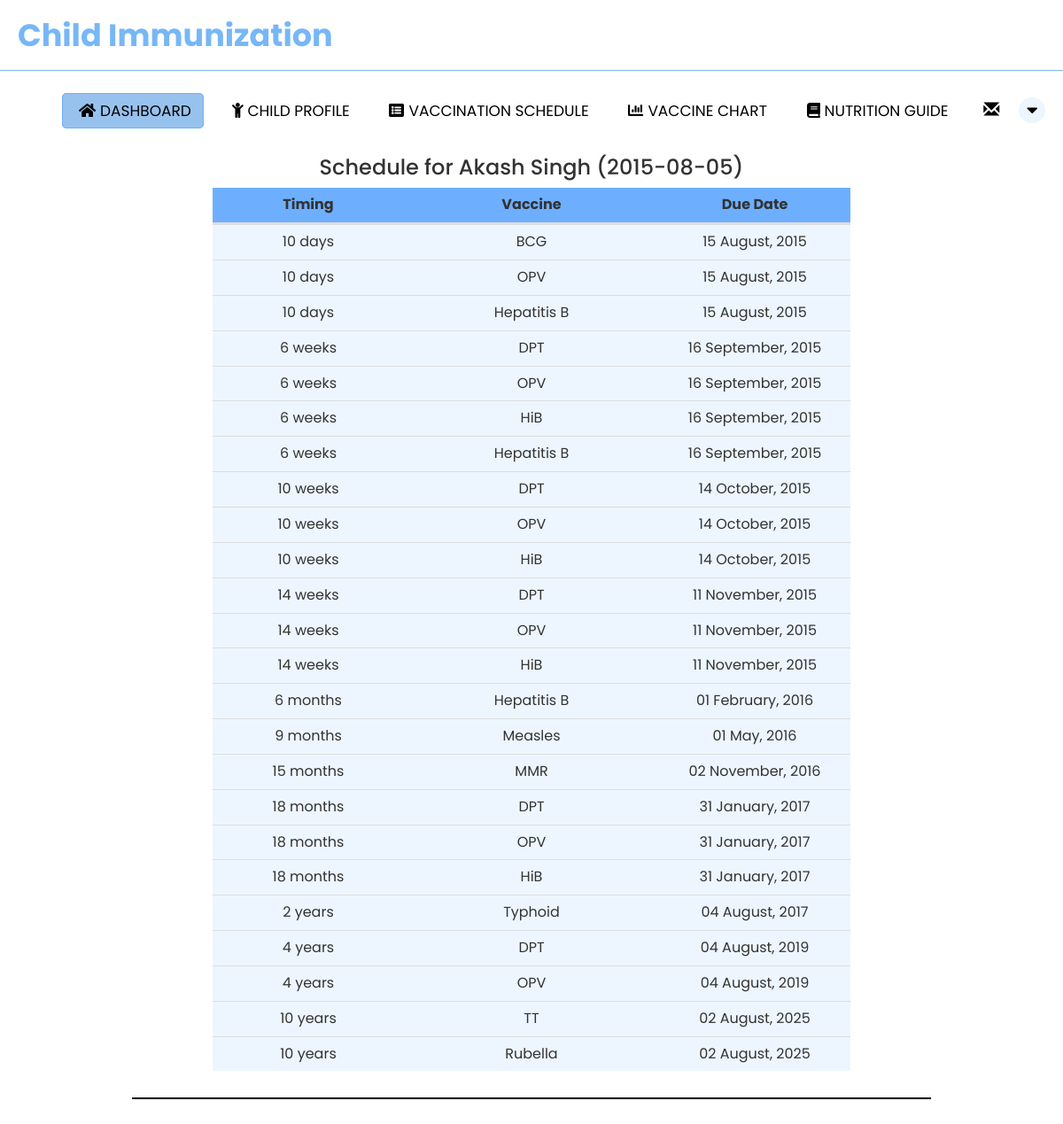
Page /parent_vaccine_schedule.php (signed in) on the earlier database version.
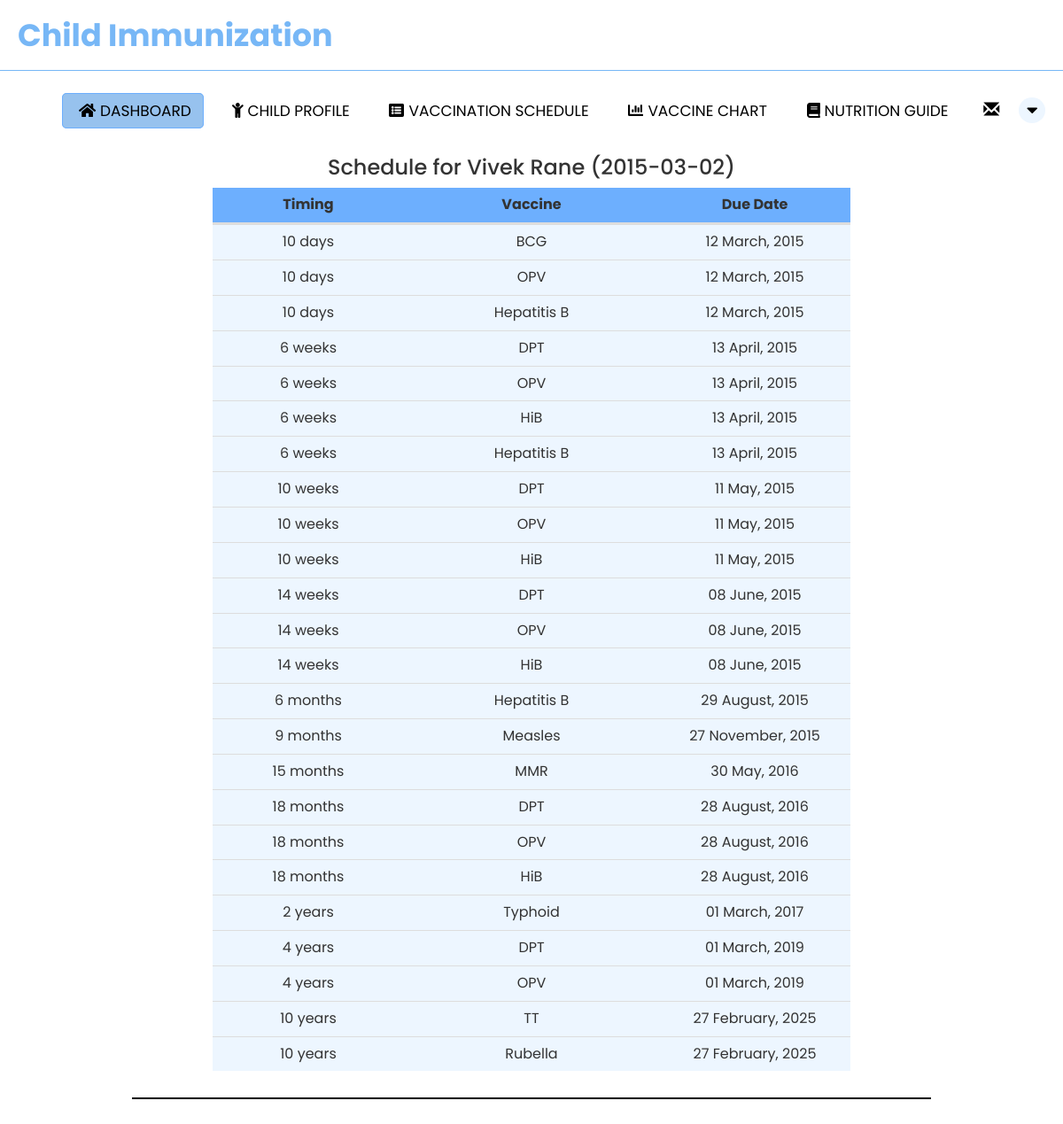
Same page on the later database version.
### tables this page shows
CREATE TABLE `child_tbl` (
  `child_id` int(11) NOT NULL,
  `parent_id` int(11) NOT NULL,
  `firstname` varchar(50) NOT NULL,
  `lastname` varchar(50) NOT NULL,
  `middlename` varchar(50) NOT NULL,
  `dateofbirth` date NOT NULL,
  `placeofbirth` varchar(100) NOT NULL,
  `address` varchar(50) NOT NULL,
  `fathername` varchar(50) NOT NULL,
  `mothername` varchar(50) NOT NULL,
  `birthheight` int(11) NOT NULL,
  `birthweight` int(11) NOT NULL,
  `sex` varchar(50) NOT NULL
);

CREATE TABLE `vaccine_schedule` (
  `vaccine_id` int(10) NOT NULL,
  `vaccine_name` varchar(20) NOT NULL,
  `min_age` int(10) NOT NULL
);

### PHP/functions.php (called while the page is built, shortened)
<?php
function check_login($con)
{
    if (isset($_SESSION['parent_id'])) {
        $parent_id = $_SESSION['parent_id'];
        $query = "SELECT * FROM parent_tbl where parent_id = '$parent_id' limit 1";
        $result = mysqli_query($con, $query);
        if ($result && mysqli_num_rows($result) > 0) {
            $user_data = mysqli_fetch_assoc($result);
            return $user_data;
        }
    }
}

### parent_vaccine_schedule.php (the view, shortened to what this page needs)
<?php
include "PHP/connection.php";
include "PHP/functions.php";
$user_data = check_login($con);
$parent_id = $user_data['parent_id'];
?>
<!DOCTYPE html>
<html lang="en">
<head>
    <link rel="stylesheet" href="CSS/parent_vaccine_schedule.css">
    <link rel="stylesheet" href="https://cdnjs.cloudflare.com/ajax/libs/font-awesome/4.7.0/css/font-awesome.min.css">
  <link rel="stylesheet" href="https://maxcdn.bootstrapcdn.com/bootstrap/3.3.6/css/bootstrap.min.css" />
</head>
<body>
    <nav>
        <label class="logo">Child Immunization</label>
        <ul>
          <li><a href="parent_index.php" class="active"><i class="fas fa-home" id="icon"></i>Dashboard</a></li>
          <li><a href="parent_child.php"><i class="fas fa-child"  id="icon"></i>Child Profile</a></li>
          <li><a href="parent_vaccine_schedule.php"><i class="fas fa-list-alt"  id="icon"></i>Vaccination Schedule</a></li>
          <li><a href="parent_chart.php"><i class="fa fa-chart-bar"  id="icon"></i>Vaccine Chart</a></li>
          <li><a href="parent_guide.php"><i class="fas fa-book"  id="icon"></i>Nutrition Guide</a></li>
      <li class="dropdown">
       <a href="#" class="dropdown-toggle" data-toggle="dropdown"><span class="label label-pill label-danger count" style="border-radius:10px;"></span> <span class="glyphicon glyphicon-envelope" style="font-size:18px;"></span></a>
      </li>
          <div class="dropdown">
            <button class="dropbtn"><i class="fa fa-caret-down"></i></button>
          </div>
        </ul>
      </nav>
      <br>
      <br>
      <?php
      $sql = "SELECT * FROM child_tbl where parent_id='$parent_id'";
      $stmt = $con->prepare($sql);
      $stmt->execute();
      $result = $stmt->get_result();
      while ($row = $result->fetch_assoc()) {
          $childFN = $row['firstname'];
          $childLN = $row['lastname'];
          $dob = $row['dateofbirth'];
          echo "<center><h3>Schedule for " . $childFN . " " . $childLN . " (" . $dob . ")</h3></center>";
          ?>
        <center><table class="table" style="width: 60%; margin-bottom: 30px; border-collapse: separate; font-size: 16px">
      <thead style="line-height: 40px">
                <th style="width: 30%; text-align: center;">Timing</th>
                <th style="width: 40%; text-align: center;">Vaccine</th>
                <th style="width: 30%; text-align: center;">Due Date</th>
      </thead>
      <tbody>
           <tbody>
                <?php
                $sql_v = "SELECT * FROM vaccine_schedule";
                $stmt_v = $con->prepare($sql_v);
                $stmt_v->execute();
                $result_v = $stmt_v->get_result();
                while ($row = $result_v->fetch_assoc()) {
                    $vaccinename = $row['vaccine_name'];
                    $minage = $row['min_age'];
                    $min_age = "";
                    $ignore = true;
                    $total_time = $minage;
                    $years = $total_time / 365;
                    $years = floor($years);
                    $months = ($total_time % 365) / 30;
                    $months = floor($months);
                    $days = ($total_time % 365) % 30;
                    if ($years > 0) {
                        if ($months > 0) {
                            $min_age = $years * 12 + $months . " months ";
                        } else {
                            $min_age = $years . " years ";
                        }
                        $ignore = false;
                    }
                    if ($months > 0 && $ignore) {
                        if ($days > 7 && $days < 30) {
                            $min_age = $months * 30 + $days;
                            $weeks = $min_age / 7;
                            $min_age = $weeks . " weeks ";
                            $ignore = false;
                        } elseif ($days < 30) {
                            $min_age = $min_age . $months . " months ";
                        }
                    }
                    if ($days > 0 && $ignore) {
                        $min_age = $min_age . $days . " days";
                    }
                    $vaccinedate = new DateTime($dob);
                    $vaccinedate->add(new DateInterval('P' . $minage . 'D'));
                    ?>
                  <tr>
                    <td><?php echo $min_age; ?></td>
                    <td><?php echo $vaccinename; ?></td>
                    <td><?php echo $vaccinedate->format('d F, Y'); ?></td>
                  </tr>
                  <?php
                }
                ?>
          </tbody>
        </table></center>
        <center><hr style="border: 0.5px solid black; width: 75%;"></center><br>
        <?php
      }
      ?>
  </body>
</html>

Differences in the rows shown:
removed child_tbl: firstname "Akash", lastname "Singh", dateofbirth "2015-08-05", dateofbirth "15 August, 2015", dateofbirth "16 September, 2015", dateofbirth "14 October, 2015", dateofbirth "11 November, 2015", dateofbirth "01 February, 2016", dateofbirth "01 May, 2016", dateofbirth "02 November, 2016", dateofbirth "31 January, 2017", dateofbirth "04 August, 2017", dateofbirth "04 August, 2019", dateofbirth "02 August, 2025", vaccine_schedule (min_age "10 days", vaccine_name "BCG"), vaccine_schedule (min_age "10 days", vaccine_name "OPV"), vaccine_schedule (min_age "10 days", vaccine_name "Hepatitis B"), vaccine_schedule (min_age "6 weeks", vaccine_name "DPT"), vaccine_schedule (min_age "6 weeks", vaccine_name "OPV"), vaccine_schedule (min_age "6 weeks", vaccine_name "HiB"), vaccine_schedule (min_age "6 weeks", vaccine_name "Hepatitis B"), vaccine_schedule (min_age "10 weeks", vaccine_name "DPT"), vaccine_schedule (min_age "10 weeks", vaccine_name "OPV"), vaccine_schedule (min_age "10 weeks", vaccine_name "HiB"), vaccine_schedule (min_age "14 weeks", vaccine_name "DPT"), vaccine_schedule (min_age "14 weeks", vaccine_name "OPV"), vaccine_schedule (min_age "14 weeks", vaccine_name "HiB"), vaccine_schedule (min_age "6 months", vaccine_name "Hepatitis B"), vaccine_schedule (min_age "9 months", vaccine_name "Measles"), vaccine_schedule (min_age "15 months", vaccine_name "MMR"), vaccine_schedule (min_age "18 months", vaccine_name "DPT"), vaccine_schedule (min_age "18 months", vaccine_name "OPV"), vaccine_schedule (min_age "18 months", vaccine_name "HiB"), vaccine_schedule (min_age "2 years", vaccine_name "Typhoid"), vaccine_schedule (min_age "4 years", vaccine_name "DPT"), vaccine_schedule (min_age "4 years", vaccine_name "OPV"), vaccine_schedule (min_age "10 years", vaccine_name "TT"), vaccine_schedule (min_age "10 years", vaccine_name "Rubella")
added child_tbl: firstname "Vivek", lastname "Rane", dateofbirth "2015-03-02", dateofbirth "12 March, 2015", dateofbirth "13 April, 2015", dateofbirth "11 May, 2015", dateofbirth "08 June, 2015", dateofbirth "29 August, 2015", dateofbirth "27 November, 2015", dateofbirth "30 May, 2016", dateofbirth "28 August, 2016", dateofbirth "01 March, 2017", dateofbirth "01 March, 2019", dateofbirth "27 February, 2025", vaccine_schedule (min_age "10 days", vaccine_name "BCG"), vaccine_schedule (min_age "10 days", vaccine_name "OPV"), vaccine_schedule (min_age "10 days", vaccine_name "Hepatitis B"), vaccine_schedule (min_age "6 weeks", vaccine_name "DPT"), vaccine_schedule (min_age "6 weeks", vaccine_name "OPV"), vaccine_schedule (min_age "6 weeks", vaccine_name "HiB"), vaccine_schedule (min_age "6 weeks", vaccine_name "Hepatitis B"), vaccine_schedule (min_age "10 weeks", vaccine_name "DPT"), vaccine_schedule (min_age "10 weeks", vaccine_name "OPV"), vaccine_schedule (min_age "10 weeks", vaccine_name "HiB"), vaccine_schedule (min_age "14 weeks", vaccine_name "DPT"), vaccine_schedule (min_age "14 weeks", vaccine_name "OPV"), vaccine_schedule (min_age "14 weeks", vaccine_name "HiB"), vaccine_schedule (min_age "6 months", vaccine_name "Hepatitis B"), vaccine_schedule (min_age "9 months", vaccine_name "Measles"), vaccine_schedule (min_age "15 months", vaccine_name "MMR"), vaccine_schedule (min_age "18 months", vaccine_name "DPT"), vaccine_schedule (min_age "18 months", vaccine_name "OPV"), vaccine_schedule (min_age "18 months", vaccine_name "HiB"), vaccine_schedule (min_age "2 years", vaccine_name "Typhoid"), vaccine_schedule (min_age "4 years", vaccine_name "DPT"), vaccine_schedule (min_age "4 years", vaccine_name "OPV"), vaccine_schedule (min_age "10 years", vaccine_name "TT"), vaccine_schedule (min_age "10 years", vaccine_name "Rubella")
